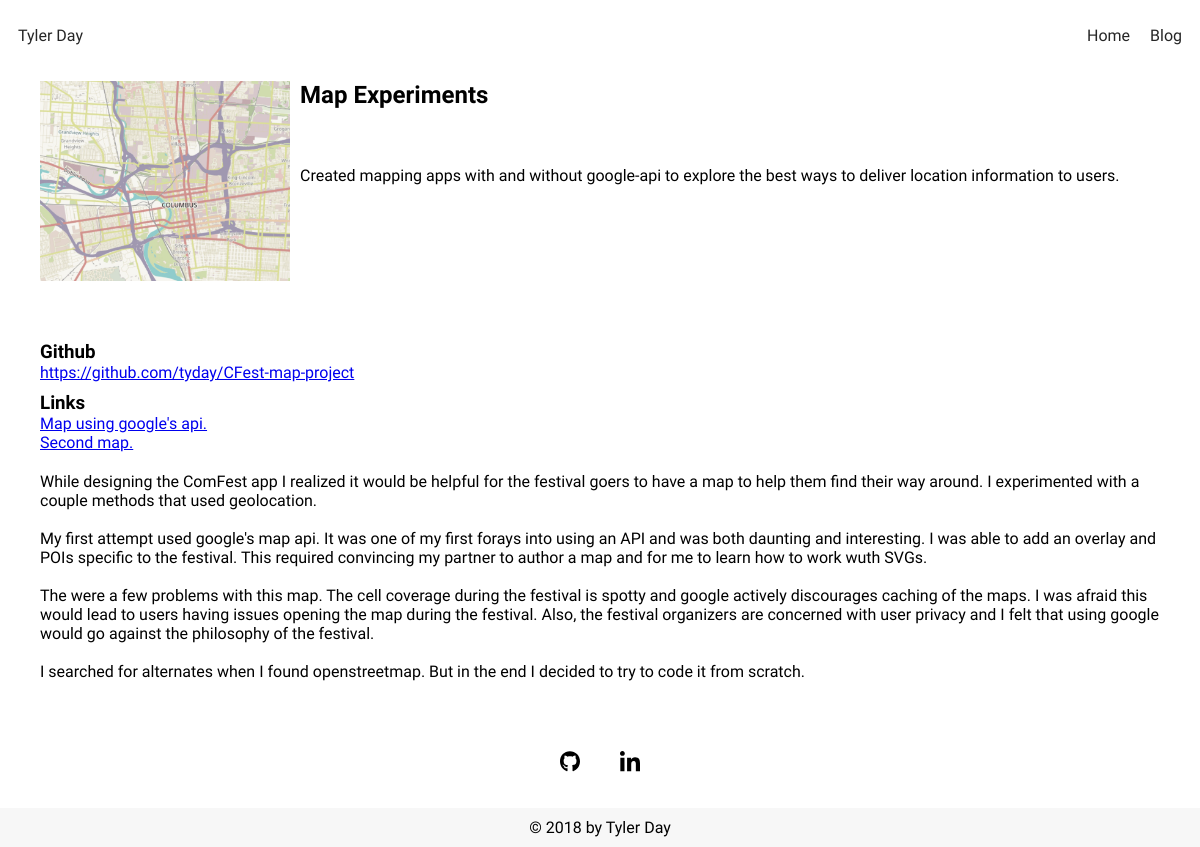
/project/4/, run on the app's committed database.
### blog/models.py (models this page shows, shortened)
class Project(models.Model):
    name = models.CharField(max_length=200)
    short_description = models.TextField()
    description = models.TextField()
    images = models.ManyToManyField(Image)
    githublink = models.CharField(max_length=200, blank=True, null=True)
    post = models.ManyToManyField(Post, blank=True)
    weblink = models.ManyToManyField(WebLink, blank=True)
    importance = models.IntegerField()
    display = models.BooleanField()
    date_added = models.DateTimeField(default=timezone.now)
    date_last_modified = models.DateTimeField(default=timezone.now)

class Image(models.Model):
    name = models.CharField(max_length=100)
    image_file = models.ImageField(null=True,blank=True)
    alt_text = models.CharField(max_length=100)

class WebLink(models.Model):
    name = models.TextField()
    link = models.TextField()

### blog/views.py (the view)
# urls.py: path('project/<int:pk>/', views.project_detail, name='project_detail'),
def project_detail(request, pk):
    project = get_object_or_404(Project, pk=pk)
    return render(request, 'blog/project_detail.html', {'project':project})

### blog/templates/blog/project_detail.html (shortened to what this page needs)
{% extends 'blog/base.html' %}
{% block content %}
    <div class="project-detail">
        {% if project.images %}
        <img src="{{ MEDIA_URL }}{{ project.images.first.image_file }}" alt="{{ project.images.first.alt_text }}" class="project-image project-image-detail">
        {% endif %}
        <h2 class="project-name">{{ project.name }}</h2>
        <p class="project-description-short">{{ project.short_description|linebreaksbr }}</p>
        <p class="project-description-long">{{ project.description|linebreaksbr }}</p>
        {% if project.githublink %}
        <div class="project-github-link">
        <h3>Github</h3>
        <a href="{{ project.githublink }}">{{ project.githublink }}</a>
        </div>
        {% else %}
        <div class="project-github-link"></div>
        {% endif %}
        {% if project.weblink.all %}
            <div class="project-link">
            <h3>Links</h3>
            {% for link in project.weblink.all %}
                <a href="{{ link.link }}" class="project-github-link">{{ link.name }}</a></br>
            {% endfor %}
            </div>
        {% else %}
        <div class="project-link"></div>
        {% endif %}
    </div>
    {% endblock %}

### blog/static/css/blog.css (style rules this page uses)
* { margin: 0; padding:0; }
p { font-family: 'Raleway', serif; }
a, a:visited { text-decoration: none; font-family: 'Raleway', serif; }
h1, h2, h3, h4 { font-family: 'Work Sans', sans-serif; font-weight: 700; }
.project-image { width: 250px; height: 200px; padding-bottom: 10px; object-fit: cover; }
.project-detail { padding: 10px 40px 40px 40px; display: grid; grid-template-columns: 250px auto; grid-template-rows: 75px 165px auto; grid-column-gap: 10px; grid-row-gap: 10px; grid-template-areas: "image title" "image short-description" "github-link github-link" "link link" "long-description long-description" }
.project-image-detail { grid-area: image; }
.project-name { grid-area: title; }
.project-description-short { grid-area: short-description; }
.project-description-long { grid-area: long-description; margin-top: 10px; }
.project-github-link { grid-area: github-link; }
.project-github-link a { text-decoration: underline; }
.project-link { grid-area:link; }
.project-link a { text-decoration: underline; }

### data on the page
Project: images.first.image_file (picture), name "Map Experiments", short_description "Created mapping apps with and without google-api to explore the best ways to deliver location information to users.", description "While designing the ComFest app I realized it would be helpful for the festival goers to have a map to help them find their way around. I experimented with a couple methods that used geolocation. My first attempt used google's map api. It was one of my first forays into using an API and was both daunting and interesting. I was able to add an overlay and POIs specific to the festival. This required convincing my partner to author a map and for me to learn how to work wuth SVGs. The were a few problems with this map. The cell coverage during the festival is spotty and google actively discourages caching of the maps. I was afraid this would lead to users having issues opening the map during…", githublink "https://github.com/tyday/CFest-map-project"
WebLink: name "Map using google's api."
WebLink: name "Second map."
